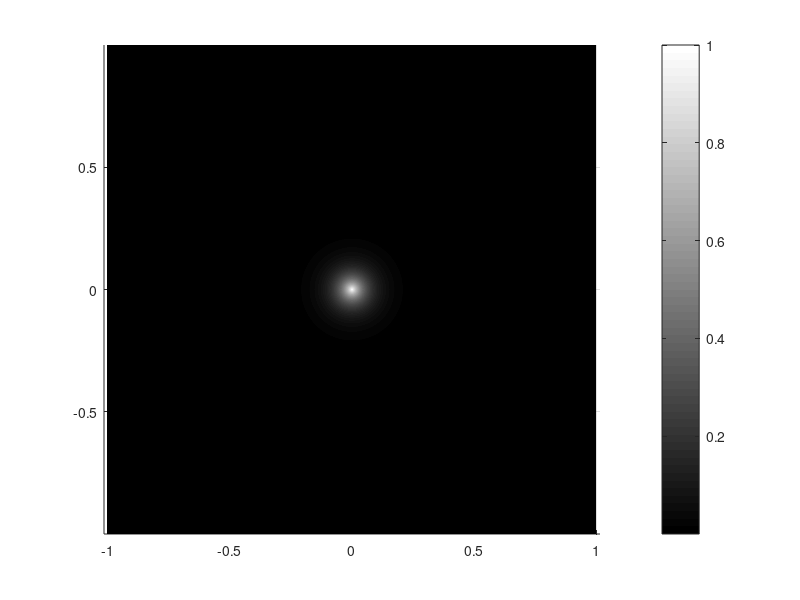

MATLAB code to generate this figure:
% dominio
x = -1:0.001:1;
y = -1:0.001:1;

% malla
[X, Y] = meshgrid(x, y);

% hypot para elemento a elemento
Z = exp(-20 * hypot(X, Y)); 

% graficar
figure('Color', 'w');
surf(X, Y, Z);

% estética
shading interp;       
colorbar;
colormap gray;
axis tight;

view(0,90);
axis equal;
